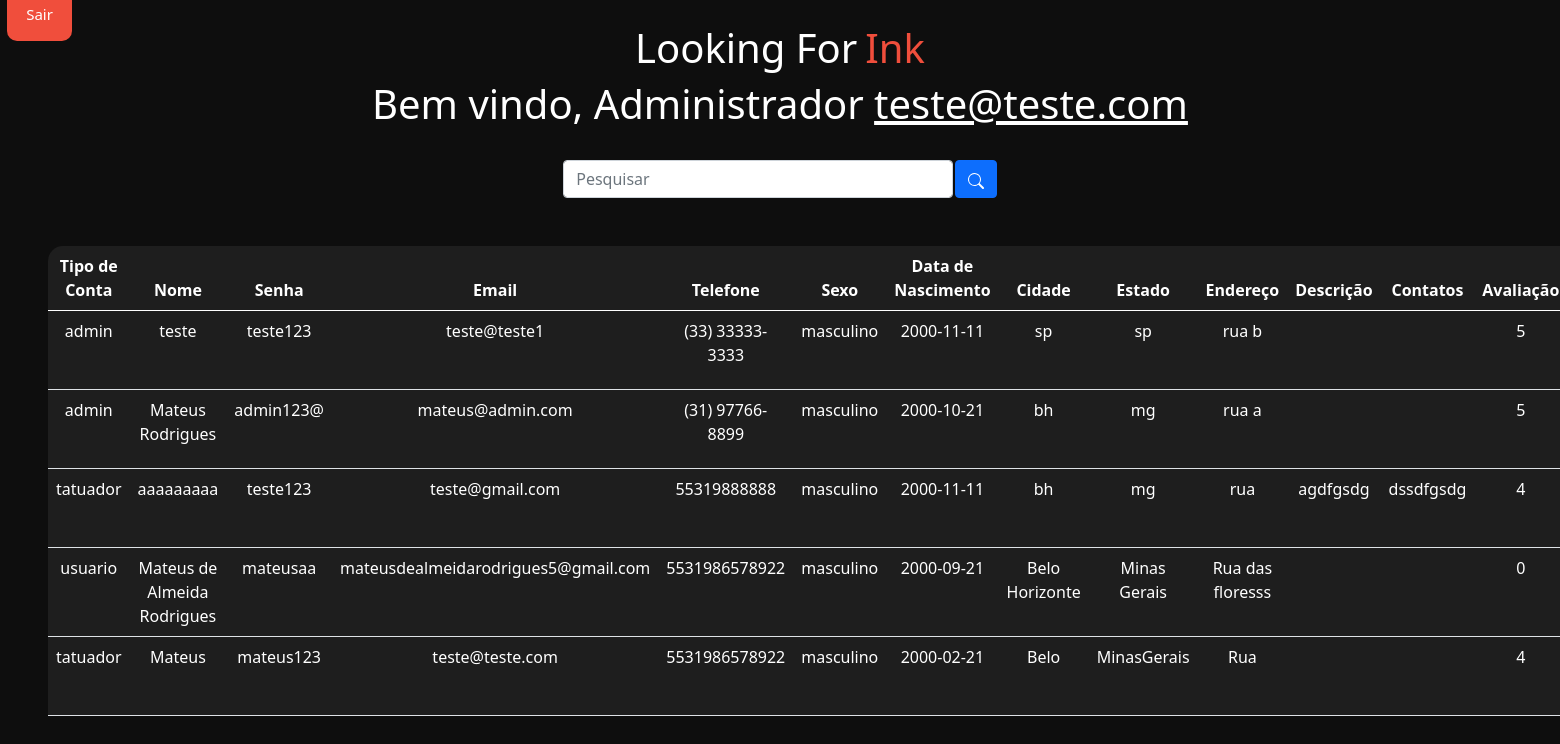
Page /sistema_admin.php (signed in) on the committed database.
### tables this page shows
CREATE TABLE IF NOT EXISTS `usuarios` (
  `id` int(11) NOT NULL AUTO_INCREMENT,
  `tipodeconta` varchar(15) NOT NULL,
  `nome` varchar(45) NOT NULL,
  `senha` varchar(45) NOT NULL,
  `email` varchar(110) NOT NULL,
  `telefone` varchar(15) NOT NULL,
  `sexo` varchar(15) NOT NULL,
  `data_nasc` date NOT NULL,
  `cidade` varchar(45) NOT NULL,
  `estado` varchar(45) NOT NULL,
  `endereco` varchar(45) NOT NULL,
  `descricao` varchar(3000) NOT NULL,
  `contatos` varchar(1000) NOT NULL,
  `avaliacao` int(1) NOT NULL,
  PRIMARY KEY (`id`)
);

### sistema_admin.php (the view, shortened to what this page needs)
<?php
    include_once('config.php');
    $logado = $_SESSION['email'];
    if(!empty($_GET['search']))
    {
        $data = $_GET['search'];
        $sql = "SELECT * FROM usuarios WHERE id LIKE '%$data%' or nome LIKE '%$data%' or email LIKE '%$data%' ORDER BY id DESC";
    }
    else
    {
        $sql = "SELECT * FROM usuarios ORDER BY id DESC";
    }
    $result = $conexao->query($sql);
?>
<!DOCTYPE html>
<html lang="en">
<head>
    <link href="https://cdn.jsdelivr.net/npm/bootstrap@5.0.2/dist/css/bootstrap.min.css" rel="stylesheet">
</head>
<body>
    <a class="btnsair" href="sair.php">Sair</a><br>
    <h1 class="titulo">Looking For<h1 id="red">Ink</h1></h1>
    <br>
    <?php
        echo "<h1>Bem vindo, Administrador <u>$logado</u></h1>";
    ?>
    <br>
    <div class="box-search">
        <input type="search" class="form-control w-25" placeholder="Pesquisar" id="pesquisar">
        <button onclick="searchData()" class="btn btn-primary">
        </button>
    </div>
    <div class="m-5">
        <table class="table text-white table-bg">
            <thead>
                <tr>
                <th scope="col">Tipo de Conta</th>
                    <th scope="col">Nome</th>
                    <th scope="col">Senha</th>
                    <th scope="col">Email</th>
                    <th scope="col">Telefone</th>
                    <th scope="col">Sexo</th>
                    <th scope="col">Data de Nascimento</th>
                    <th scope="col">Cidade</th>
                    <th scope="col">Estado</th>
                    <th scope="col">Endereço</th>
                    <th scope="col">Descrição</th>
                    <th scope="col">Contatos</th>
                    <th scope="col">Avaliação</th>
                </tr>
            </thead>
            <tbody>
                <?php
                    while($user_data = mysqli_fetch_assoc($result)) {
                        echo "<tr>";
                        echo "<td>".$user_data['tipodeconta']."</td>";
                        echo "<td>".$user_data['nome']."</td>";
                        echo "<td>".$user_data['senha']."</td>";
                        echo "<td>".$user_data['email']."</td>";
                        echo "<td>".$user_data['telefone']."</td>";
                        echo "<td>".$user_data['sexo']."</td>";
                        echo "<td>".$user_data['data_nasc']."</td>";
                        echo "<td>".$user_data['cidade']."</td>";
                        echo "<td>".$user_data['estado']."</td>";
                        echo "<td>".$user_data['endereco']."</td>";
                        echo "<td>".$user_data['descricao']."</td>";
                        echo "<td>".$user_data['contatos']."</td>";
                        echo "<td>".$user_data['avaliacao']."</td>";
                        echo "</tr>";
                    }
                    ?>
            </tbody>
        </table>
    </div>
</body>
</html>

### sistema_admin.php (style rules this page uses)
body { background: #0e0e0e; color: white; text-align: center; }
.table-bg { background: rgba(0, 0, 0, 0.3); border-radius: 15px 15px 0 0; }
.box-search { display: flex; justify-content: center; gap: .1%; }
.titulo { display: inline-block; }
#red { padding-left: 8px; color: #f04e3c; }
#red { display: inline-block; padding-left: 8px; color: #f04e3c; }
.btnsair { position: fixed; left: 7px; top: -12px; background-color: #f04e3c; border: none; padding: 15px; width: 65px; border-radius: 10px; color: white; font-size: 15px; transition: 0.5s; text-decoration: none; }
.table-bg { background-color: #1e1e1e; }

### rows in the picture
usuarios: tipodeconta "admin", nome "teste", senha "teste123", email "teste@teste1", telefone "(33) 33333-3333", sexo "masculino", data_nasc "2000-11-11", cidade "sp", estado "sp", endereco "rua b", avaliacao "5"
usuarios: tipodeconta "admin", nome "Mateus Rodrigues", senha "admin123@", email "mateus@admin.com", telefone "(31) 97766-8899", sexo "masculino", data_nasc "2000-10-21", cidade "bh", estado "mg", endereco "rua a", avaliacao "5"
usuarios: tipodeconta "tatuador", nome "aaaaaaaaa", senha "teste123", email "teste@gmail.com", telefone "55319888888", sexo "masculino", data_nasc "2000-11-11", cidade "bh", estado "mg", endereco "rua", descricao "agdfgsdg", contatos "dssdfgsdg", avaliacao "4"
usuarios: tipodeconta "usuario", nome "Mateus de Almeida Rodrigues", senha "mateusaa", email "mateusdealmeidarodrigues5@gmail.com", telefone "5531986578922", sexo "masculino", data_nasc "2000-09-21", cidade "Belo Horizonte", estado "Minas Gerais", endereco "Rua das floresss", avaliacao "0"
usuarios: tipodeconta "tatuador", nome "Mateus", senha "mateus123", email "teste@teste.com", telefone "5531986578922", sexo "masculino", data_nasc "2000-02-21", cidade "Belo", estado "MinasGerais", endereco "Rua", avaliacao "4"

### other values in the picture
$logado "teste@teste.com"
